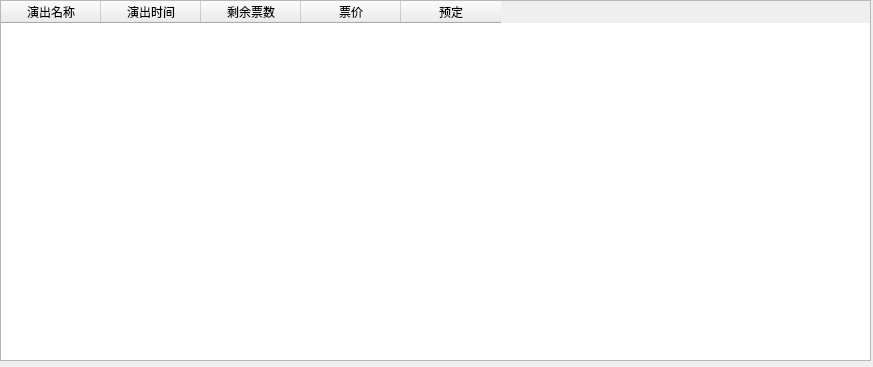
<?xml version="1.0" encoding="UTF-8"?>
<ui version="4.0">
 <class>ShowList</class>
 <widget class="QWidget" name="ShowList">
  <property name="geometry">
   <rect>
    <x>0</x>
    <y>0</y>
    <width>873</width>
    <height>367</height>
   </rect>
  </property>
  <property name="windowTitle">
   <string>ShowList</string>
  </property>
  <widget class="QTableWidget" name="tableWidget">
   <property name="geometry">
    <rect>
     <x>0</x>
     <y>0</y>
     <width>871</width>
     <height>361</height>
    </rect>
   </property>
   <property name="editTriggers">
    <set>QAbstractItemView::NoEditTriggers</set>
   </property>
   <column>
    <property name="text">
     <string>演出名称</string>
    </property>
   </column>
   <column>
    <property name="text">
     <string>演出时间</string>
    </property>
   </column>
   <column>
    <property name="text">
     <string>剩余票数</string>
    </property>
   </column>
   <column>
    <property name="text">
     <string>票价</string>
    </property>
   </column>
   <column>
    <property name="text">
     <string>预定</string>
    </property>
   </column>
  </widget>
 </widget>
 <layoutdefault spacing="6" margin="11"/>
 <resources/>
 <connections/>
</ui>
